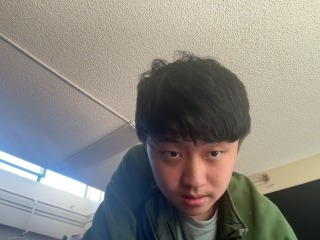
#> input picture flaskBackend/uploads/12265315882f4f3a82514fbe54d4f49b.jpg, 320 x 240 px; its folder holds only this picture in this run
$ python -i cropImg.py   (imports and definitions only)
#> lines starting #> are read from the running program, lines starting #| are printed output that depends on the picture; after the words box and inside, x2 and y2 are one past the last pixel; in counts of white or black regions, pixels touching at a corner belong together
#> further down, picture is the input picture: shape (240, 320, 3); mean B, G, R 129.4, 135, 137.8
import cv2

first_click = None
second_click = None

def on_click(event, x, y, flags, param):
    global first_click, second_click

    if event == cv2.EVENT_LBUTTONDOWN:
        if first_click is None:
            first_click = (x, y)
            print(f"First click at: ({x}, {y})")
        elif second_click is None:
            second_click = (x, y)
            print(f"Second click at: ({x}, {y})")
            top_left = first_click
            bottom_right = second_click

            if top_left[0] > bottom_right[0]:
                top_left = second_click
                bottom_right = first_click
            if top_left[1] > bottom_right[1]:
                top_left = second_click
                bottom_right = first_click

            # Crop the image and process it
            cropped_image = image[top_left[1]:bottom_right[1], top_left[0]:bottom_right[0]]
            process_image(cropped_image)

def process_image(image):
    grayscale_image = cv2.cvtColor(image, cv2.COLOR_BGR2GRAY)
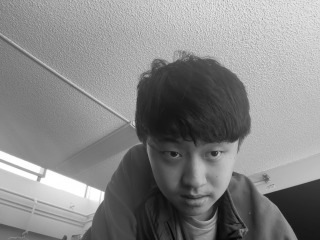
#> grayscale_image: shape (240, 320); min 4, max 255, mean 135.2
    inverted_image = cv2.bitwise_not(grayscale_image)
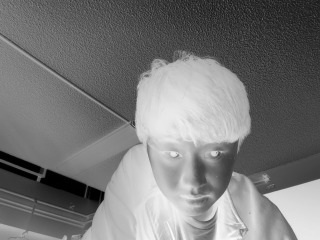
#> inverted_image: shape (240, 320); min 0, max 251, mean 119.8
    _, thresholded_image = cv2.threshold(inverted_image, 50, 255, cv2.THRESH_BINARY)
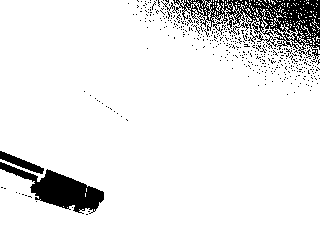
#> thresholded_image: shape (240, 320); 91.4% white; 401 black regions (398 under 20 px), largest, box (x1, y1, x2, y2) and area: (161, 0, 320, 60) 3410, (0, 162, 104, 214) 2094, (0, 151, 44, 174) 336
    thresholded_color_image = cv2.cvtColor(thresholded_image, cv2.COLOR_GRAY2BGR)

    # Save the processed image
    processed_image_path = 'processed_image.jpg'
    cv2.imwrite(processed_image_path, thresholded_color_image)
    return processed_image_path

def start_image_processing(image_path):
    global image
    image = cv2.imread(image_path)
    cv2.setMouseCallback("Original Image", on_click)
    cv2.waitKey(0)
    cv2.destroyAllWindows()

    # Return the path of the processed image
    return process_image(image)

>>> import cv2
>>> picture = cv2.imread('uploads/12265315882f4f3a82514fbe54d4f49b.jpg')
>>> result = process_image(picture)
#> result = 'processed_image.jpg'

$ run again, on flaskBackend/uploads/fun2.jpg
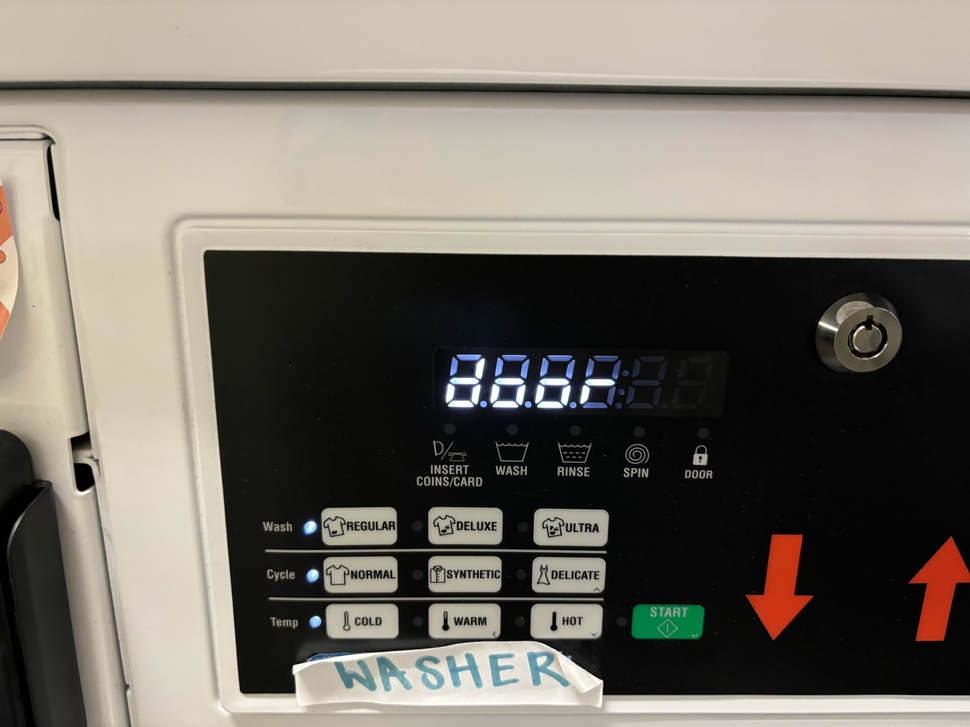
#> input picture flaskBackend/uploads/fun2.jpg, 970 x 727 px, shrunk from 5712 x 4284 before the run
#> picture is the input picture: shape (727, 970, 3); mean B, G, R 103.2, 112.3, 117.8
#> in process_image, `inverted_image = cv2.bitwise_not(grayscale_image)`:
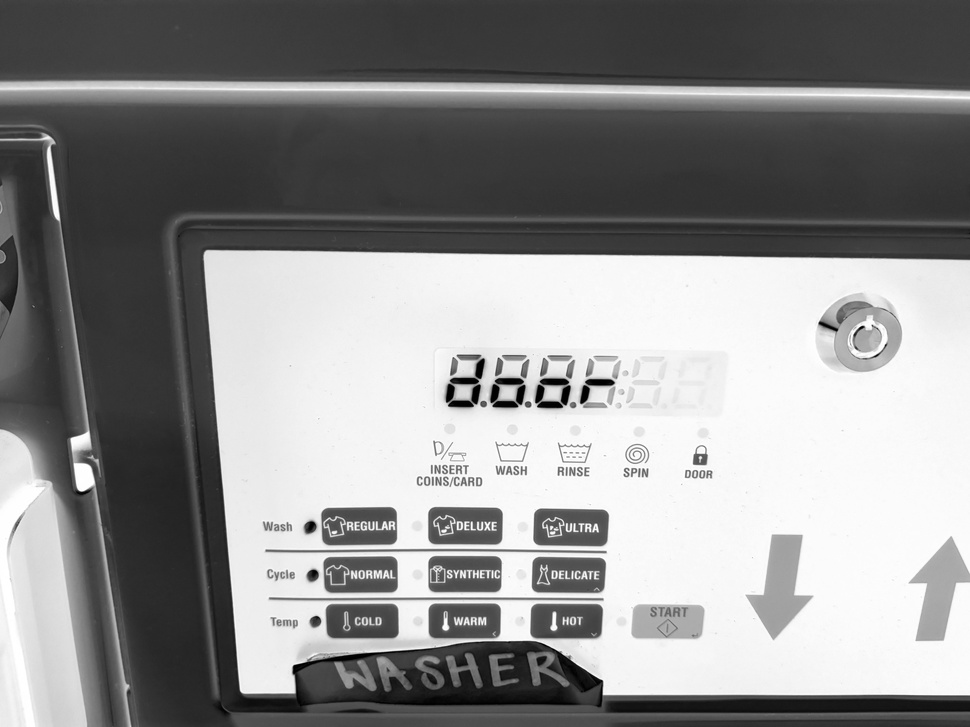
#> inverted_image: shape (727, 970); min 0, max 255, mean 142.1
#> in process_image, `_, thresholded_image = cv2.threshold(inverted_image, 50, 255, cv2.THRE..`:
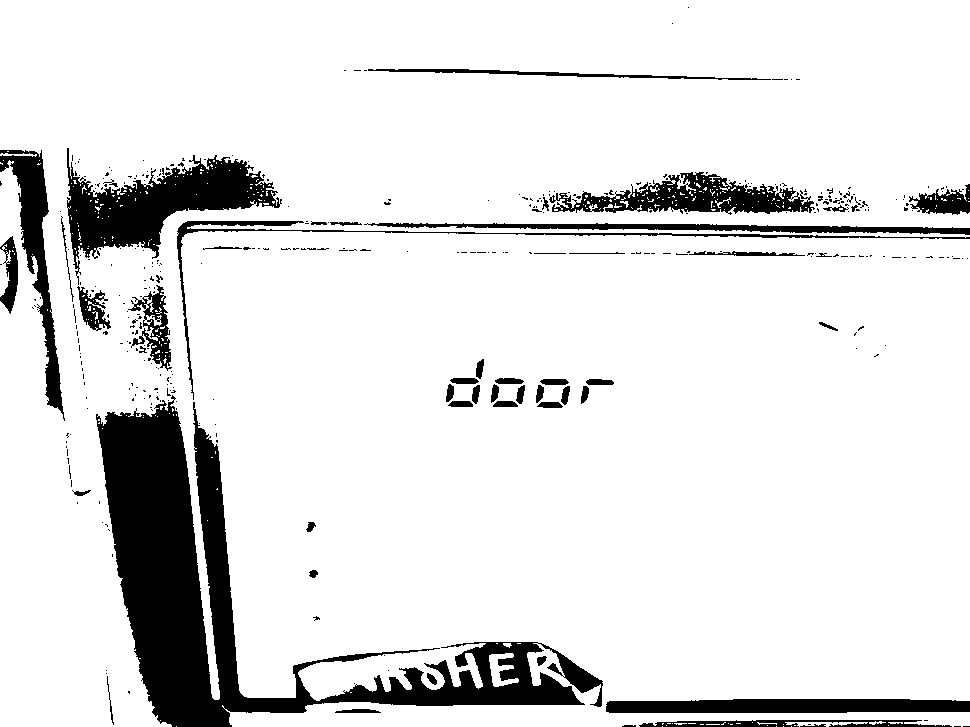
#> thresholded_image: shape (727, 970); 88.4% white; 379 black regions (327 under 20 px), largest, box (x1, y1, x2, y2) and area: (96, 395, 603, 727) 40589, (67, 148, 282, 285) 10385, (549, 172, 815, 215) 5235
#> result = 'processed_image.jpg'
